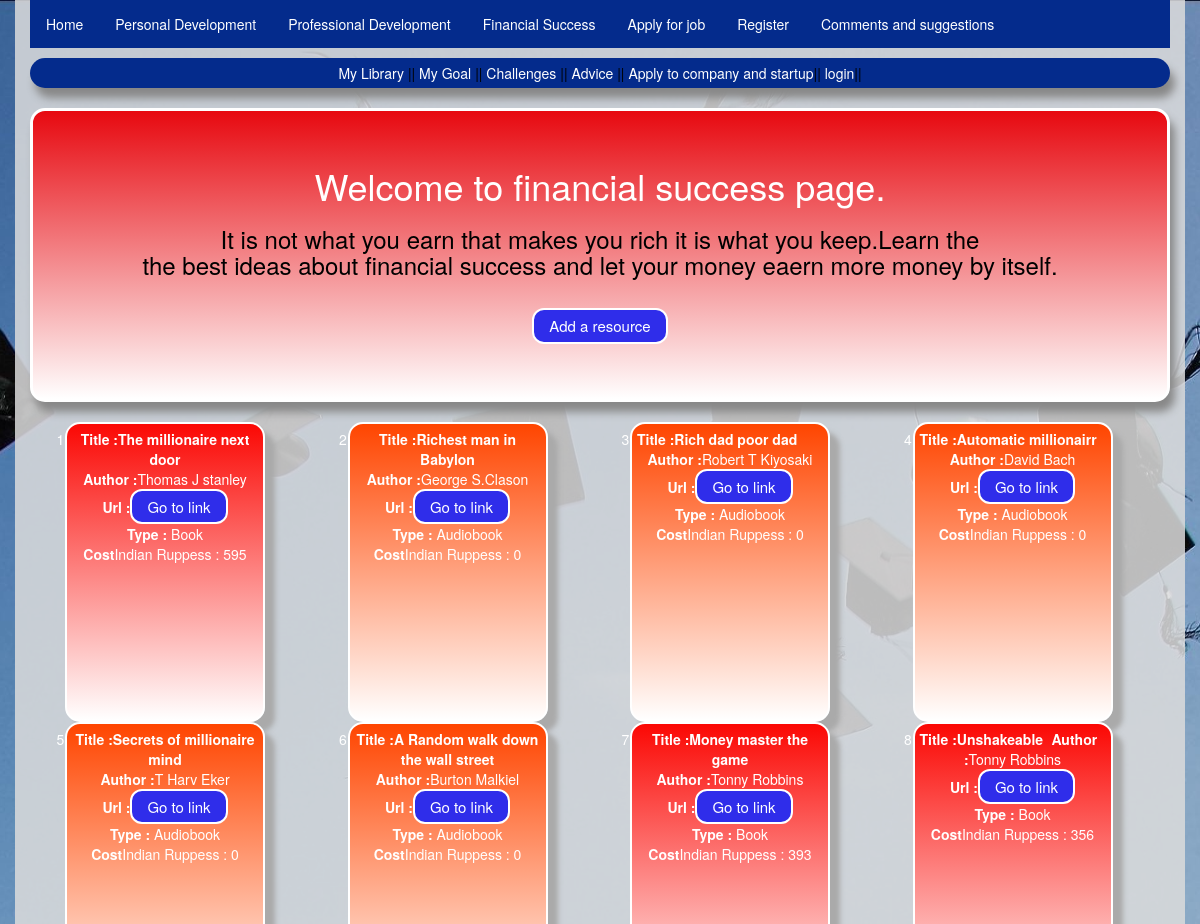
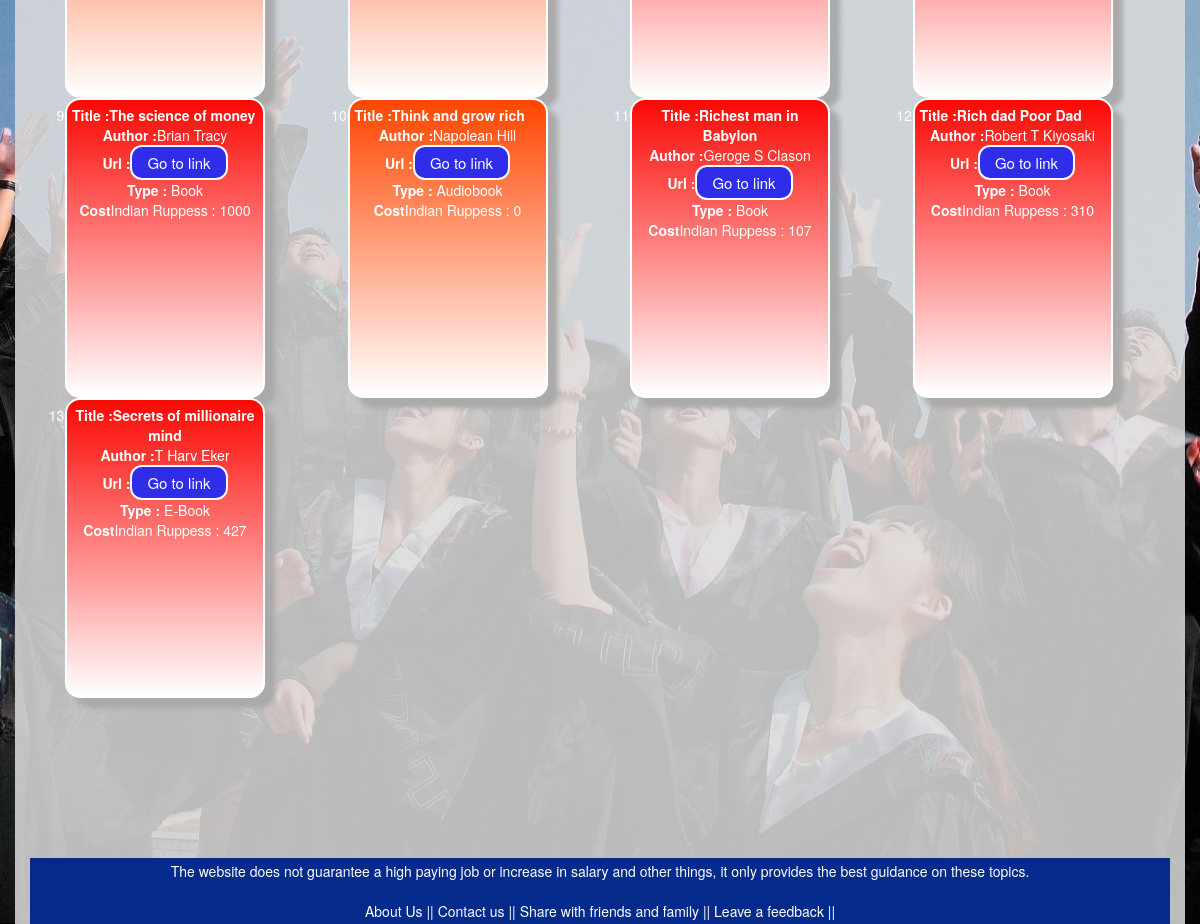
The page /FirstApp/FinancialSuccess/ on the database its author committed (2 pictures, top to bottom).
### FirstApp/models.py (models this page shows, shortened)
class Financial_Success_Resources(models.Model):
    Author=models.CharField(max_length=25)
    Name_Of_Resource=models.CharField(max_length=100)
    Url=models.URLField(max_length=150)
    Type=models.CharField(max_length=25)
    Self_Email=models.EmailField(max_length=100)
    Price=models.IntegerField()
    Released_On=models.DateField()

### FirstApp/views.py (the view)
def FinancialSuccessView(request):
    ResourceList=Financial_Success_Resources.objects.all()
    return render(request,'FirstApp/Financial_Success.html',{'Resource':ResourceList})

### templates/FirstApp/Financial_Success.html (shortened to what this page needs)
{%extends "FirstApp/Base.html"%}
{%block Body_Block%}<br>
<div class="FinanceSuccess"><div class="white"><h1>Welcome to financial success page.</h1></div>
  <h3>It is not what you earn that makes you rich it is what you keep.Learn the <br>
the best ideas about financial success and let your money eaern more money by itself.</h3>
<br>
 <a href="{% url 'FirstApp:Add_Financial_Success_Resource' %}"class="button2">Add a resource</a>
<br><br></div><br>
<div class="row">
 <ol>
   {%for resource in Resource%}
{%if resource.Price != 0 %}
<div class="column">
  <div class="card8">
   <li><b>Title :{{resource.Name_Of_Resource}}</b></li>
   <b>Author :</b>{{resource.Author}}<br>
 <b>Url :</b><a href="{{resource.Url}}" class="button2">Go to link</a><br>
 <b>Type :</b>  {{resource.Type}}<br>
   <b>Cost</b>Indian Ruppess : {{resource.Price}}<br>
</div></div>
{%else%}
<div class="column">
  <div class="card9">
   <li><b>Title :{{resource.Name_Of_Resource}}</b></li>
   <b>Author :</b>{{resource.Author}}<br>
 <b>Url :</b><a href="{{resource.Url}}" class="button2">Go to link</a><br>
 <b>Type :</b>  {{resource.Type}}<br>
   <b>Cost</b>Indian Ruppess : {{resource.Price}}<br>
</div></div>
{%endif%}
   {%endfor%}
 </ol>
</div>
{%endblock%}

### static/css/mystyle.css (style rules this page uses)
html { height: 100%; }
body { height: 100%; text-align: center; }
a:link { color: white; }
body, html { height: 100%; margin: 0; }
.button2 { border: 2px solid white; background-color: #2F2DEA; color: white; padding: 5px 15px; text-align: center; text-decoration: none; display: inline-block; font-size:15px; border-radius: 12px; }
.column { float: left; width: 25%; padding: 0 10px; }
.row { margin: 0 -5px; color:white; }
.row:after { content: ""; display: table; clear: both; }
.card9 { box-shadow: 0 4px 8px 0 rgba(0, 0, 0, 0.2); padding: 5px; border: 2px solid white; border-radius: 15px; box-shadow: 10px 10px 5px #aaaaaa; horizontal-align:center; vertical-align: center; width: 200px; height: 300px; background-image: linear-gradient(to top, rgba(255,255,255), rgba(255,69,0 )); }
.card8 { box-shadow: 0 4px 8px 0 rgba(0, 0, 0, 0.2); padding: 5px; border: 2px solid white; border-radius: 15px; box-shadow: 10px 10px 5px #aaaaaa; horizontal-align:center; vertical-align: center; width: 200px; height: 300px; background-image: linear-gradient(to top, rgba(255,255,255), rgba(251, 8, 4 )); }
.white { color:white; }
li { float: left; }
.FinanceSuccess { width:auto; height:auto; border: 3px solid white; border-radius:15px; padding: 35px; background-image: linear-gradient(to top, rgba(255,255,255), #E70910); background-color:#046C05; color:black; box-shadow: 5px 10px 8px #888888; }

### rows shown on the page
Financial_Success_Resources: Name_Of_Resource "The millionaire next door", Author "Thomas J stanley", Type "Book", Price "595"
Financial_Success_Resources: Name_Of_Resource "Richest man in Babylon", Author "George S.Clason", Type "Audiobook", Price "0"
Financial_Success_Resources: Name_Of_Resource "Rich dad poor dad", Author "Robert T Kiyosaki", Type "Audiobook", Price "0"
Financial_Success_Resources: Name_Of_Resource "Automatic millionairr", Author "David Bach", Type "Audiobook", Price "0"
Financial_Success_Resources: Name_Of_Resource "Secrets of millionaire mind", Author "T Harv Eker", Type "Audiobook", Price "0"
Financial_Success_Resources: Name_Of_Resource "A Random walk down the wall street", Author "Burton Malkiel", Type "Audiobook", Price "0"
Financial_Success_Resources: Name_Of_Resource "Money master the game", Author "Tonny Robbins", Type "Book", Price "393"
Financial_Success_Resources: Name_Of_Resource "Unshakeable", Author "Tonny Robbins", Type "Book", Price "356"
Financial_Success_Resources: Name_Of_Resource "The science of money", Author "Brian Tracy", Type "Book", Price "1000"
Financial_Success_Resources: Name_Of_Resource "Think and grow rich", Author "Napolean Hill", Type "Audiobook", Price "0"
Financial_Success_Resources: Name_Of_Resource "Richest man in Babylon", Author "Geroge S Clason", Type "Book", Price "107"
Financial_Success_Resources: Name_Of_Resource "Rich dad Poor Dad", Author "Robert T Kiyosaki", Type "Book", Price "310"
Financial_Success_Resources: Name_Of_Resource "Secrets of millionaire mind", Author "T Harv Eker", Type "E-Book", Price "427"
